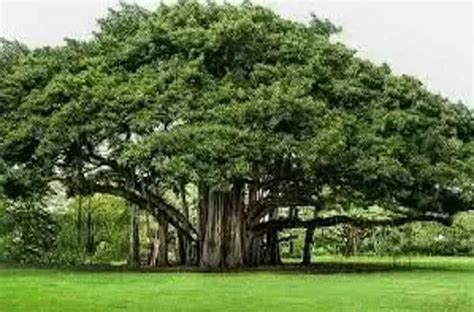
#> input picture Alte Bilder/Tree.jpeg, 474 x 312 px, found by its file name
$ python converter.py
#> lines starting #> are read from the running program, lines starting #| are printed output that depends on the picture
from PIL import Image
import numpy as np
from time import sleep, perf_counter
from sys import exit
#image = Image.open("Green-Wallpaper-36-640x360.jpg")  # the image to use
starttime = perf_counter()

filename = "Tree.jpeg"
image = Image.open(filename)
#> image is the input picture: PIL image 474x312 RGB; mean R, G, B 99.5, 117.3, 73.3
greyscale = Image.open(filename).convert('L')
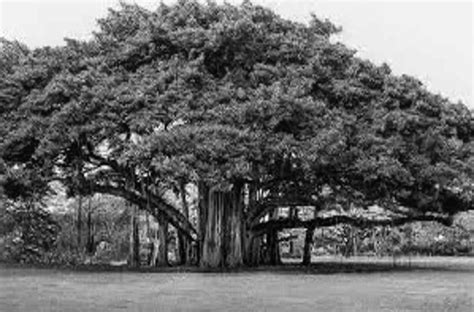
#> greyscale: PIL image 474x312 L; min 0, max 255, mean 107
img_width = image.size[0]  # the width and height of the input image
#> img_width = 474
img_height = image.size[1]
#> img_height = 312
height_map = [[0] * (img_height + 2)]  # Initialize the first row with 0s
print()

for pix_x in range(img_width):
    row = [0]  # Start with a 0 for the left edge
    for pix_y in range(img_height):
        luminance = 0.21 * image.getpixel((pix_x, pix_y))[0] + 0.72 * image.getpixel((pix_x, pix_y))[1] + 0.07 * image.getpixel((pix_x, pix_y))[2]
        brightness = greyscale.getpixel((pix_x, pix_y))
        if brightness>100:
                row.append(2)
        elif brightness>3:
                row.append(3)
        else:
                row.append(4)
    row.append(0)  # Add 0 for the right edge
    height_map.append(row)
#> after the loop, height_map = 475 items

height_map.append([0] * (img_height + 2))  # Add the last row with 0s


import trimesh

trimesh.util.attach_to_log()
#> (this line was passed over: trimesh is not available in this run)
print(len(height_map))
#| 476

base_thickness = 1

vertecies = []
faces = []

counter = 0
for x in range(len(height_map)):
    print(f'x is {x}, len(height_map) is {len(height_map)}')
    print(f'Progress with adding vertecies: {x*100//len(height_map)}%')
    for y in range(len(height_map[x])):
        vertecies.append([x, y, height_map[x][y]])
        if (x != len(height_map)-1) and (y != len(height_map[x])-1):
            faces.append([counter, counter+1, counter+len(height_map[x])+1])
            faces.append([counter, counter+len(height_map[y]), counter+len(height_map[x])+1])
            print(counter)

        counter += 1
#> this loop made 476 passes
#> (printed output is left out)
#> after the loop, counter = 149464; faces = 297350 items; vertecies = 149464 items
# [6 lines of commented-out code are left out]

faces.append([0, len(height_map[x])-1, len(vertecies)-1])
faces.append([0, len(vertecies)-(len(height_map[x])), len(vertecies)-1])


#> (the run stopped early here; a loop or call above may not have finished)

$ run again, with Alte Bilder/Green-Wallpaper-36-640x360.jpg copied over Alte Bilder/Tree.jpeg
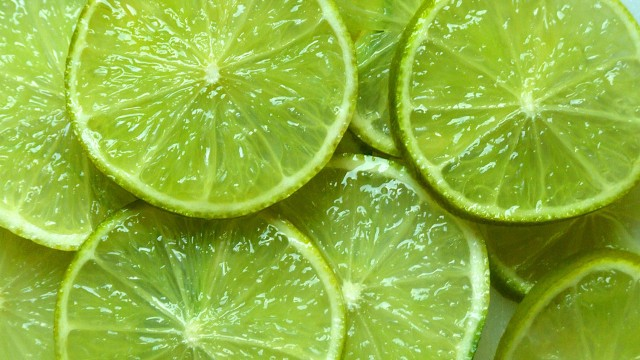
#> input picture Alte Bilder/Green-Wallpaper-36-640x360.jpg, 640 x 360 px, found by its file name
#> image is the input picture: PIL image 640x360 RGB; mean R, G, B 144.2, 180.8, 63.3
#> `greyscale = Image.open(filename).convert('L')`:
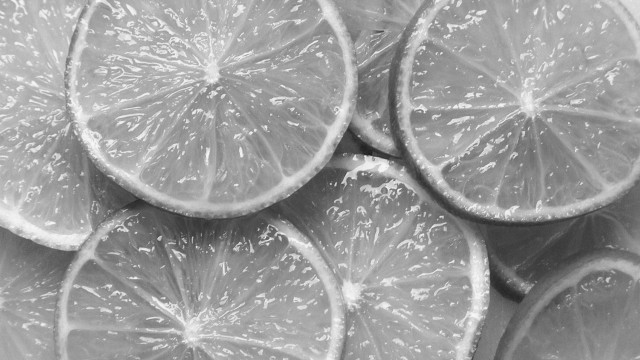
#> greyscale: PIL image 640x360 L; min 27, max 248, mean 156.5
#> after the loop `for pix_x in range(img_width):`: height_map = 641 items
#| 642
#> the loop `for x in range(len(height_map)):` made 642 passes
#> (printed output is left out)
#> after the loop `for x in range(len(height_map)):`: counter = 232404; faces = 462802 items; vertecies = 232404 items
